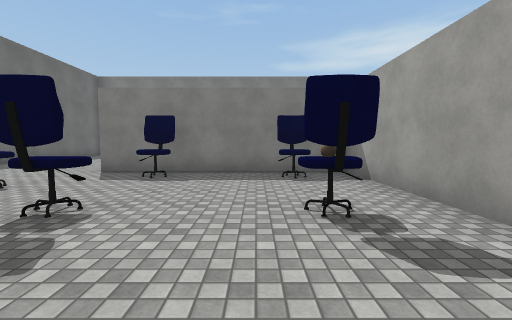
View 1 (above)

17 first-person views from a walk through a Unity game level. The camera is 1.4 m above the floor, tilts 4° down and sees 90° across. The floor is counted in squares, 2 m on a side. Each view is taken from the middle of a square. On the plan, view 1 faces up. The plan holds only what a view shows up to about 9 squares ahead; the rest is blank. The player character is not drawn. Surface patterns are stand-ins for the level's own textures.

View 2
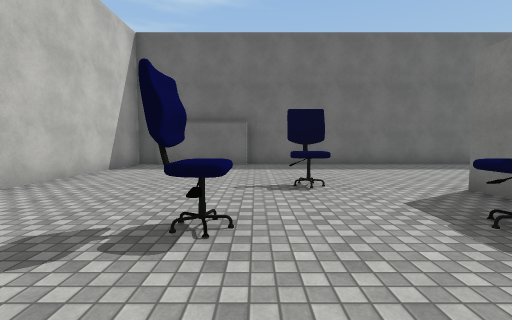

View 3
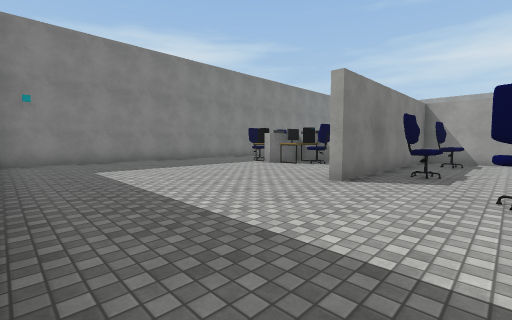

View 4
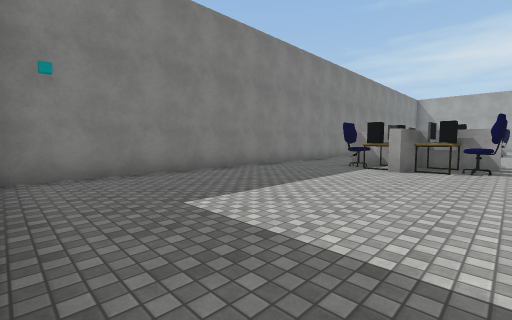

View 5
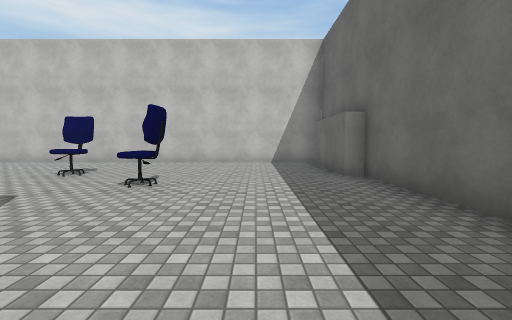

View 6
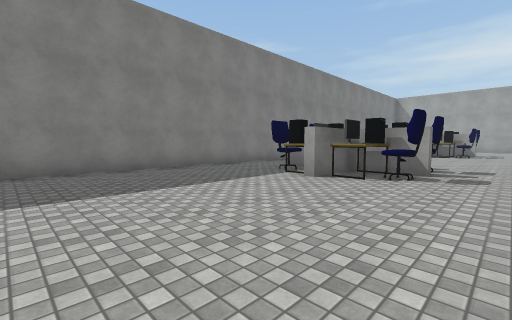

View 7
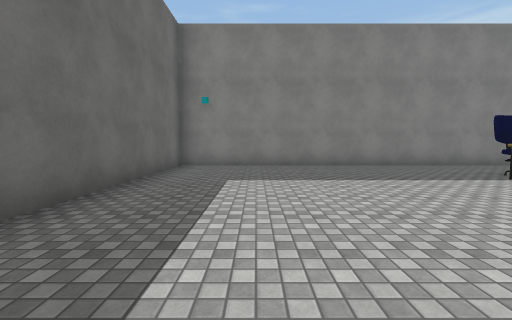

View 8
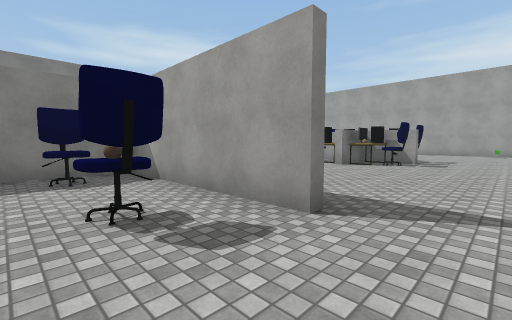

View 9
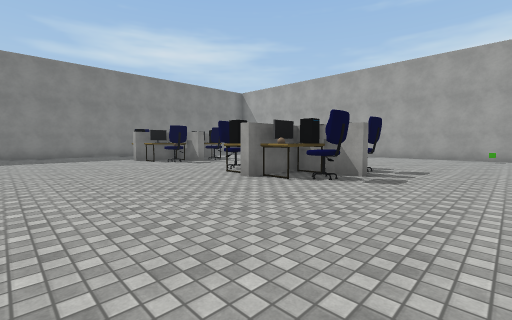

View 10
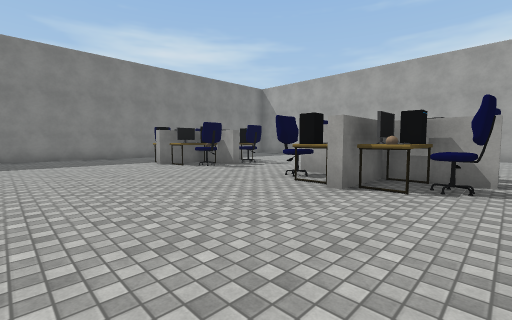

View 11
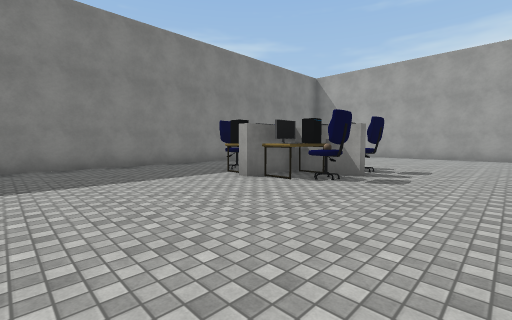

View 12
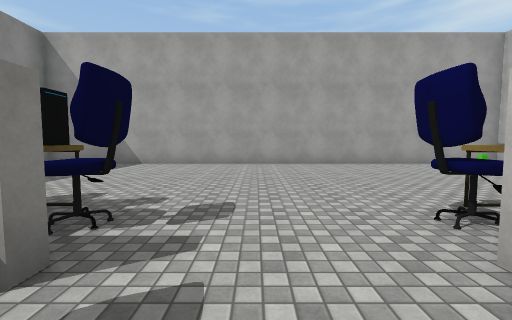

View 13
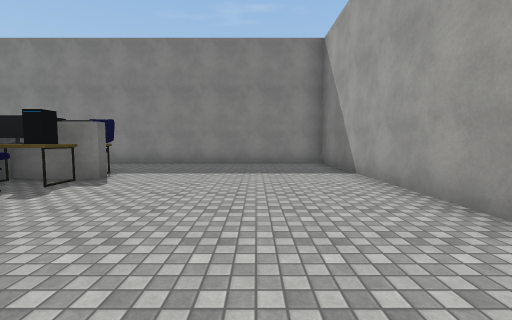

View 14
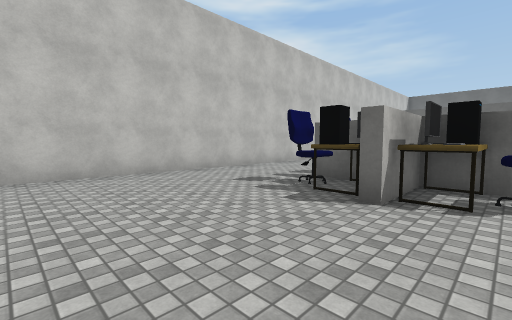

View 15
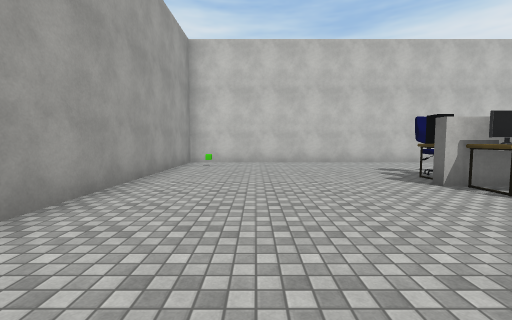

View 16
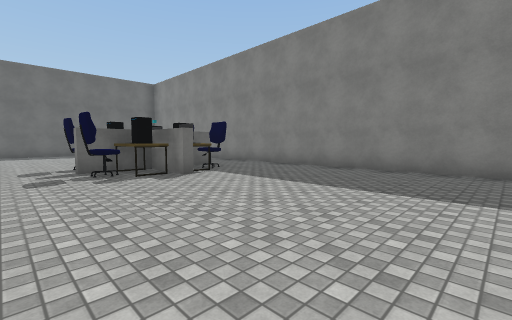

View 17
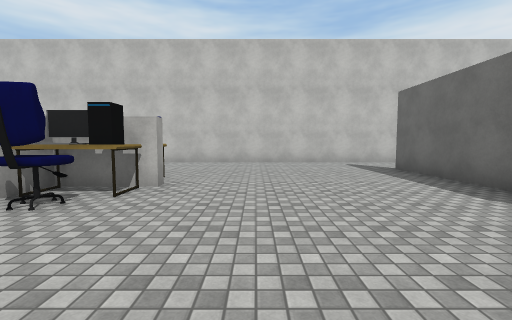

### Floor plan
Ten units are one square. View 1 is at (0, 0); x grows to the right and y downward. Boxes are objects, and circles mark ways between rooms. Rooms are numbered by the first view taken in them; rooms with no view inside come last. Other rooms are left out.
<svg viewBox="-87 -142 254 155">
<path fill="none" stroke="#000" d="M1 -81 1 -98M1 -105 1 -118M-82 1 -82 8 15 8M21 -12 21 -61 -38 -61M-5 -137 -82 -137 -82 -27 -78 -27 -78 1M92 -81 92 -98M94 -51 94 -40 111 -40M92 -40 92 -56M111 -98 94 -98M94 -31 94 -25M92 -24 92 -37 84 -37M24 -45 24 -14M3 -99 3 -81M3 -118 3 -110M15 8 162 8 162 -137 -5 -137"/>
<rect x="-45" y="-45" width="10" height="10" fill="#bbb"><title>chair</title></rect>
<rect x="-25" y="-25" width="10" height="10" fill="#bbb"><title>chair</title></rect>
<rect x="-25" y="-55" width="10" height="10" fill="#bbb"><title>chair</title></rect>
<rect x="-25" y="-95" width="10" height="10" fill="#bbb"><title>other object</title></rect>
<rect x="-15" y="-95" width="10" height="10" fill="#bbb"><title>chair</title></rect>
<rect x="-15" y="-105" width="10" height="10" fill="#bbb"><title>other object</title></rect>
<rect x="-15" y="-115" width="10" height="10" fill="#bbb"><title>chair</title></rect>
<rect x="5" y="-25" width="10" height="10" fill="#bbb"><title>chair</title></rect>
<rect x="5" y="-55" width="10" height="10" fill="#bbb"><title>chair</title></rect>
<rect x="5" y="-95" width="10" height="20" fill="#bbb"><title>chair</title></rect>
<rect x="5" y="-105" width="10" height="10" fill="#bbb"><title>other object</title></rect>
<rect x="5" y="-115" width="10" height="10" fill="#bbb"><title>chair</title></rect>
<rect x="65" y="-35" width="10" height="10" fill="#bbb"><title>other object</title></rect>
<rect x="65" y="-95" width="10" height="10" fill="#bbb"><title>other object</title></rect>
<rect x="75" y="-35" width="10" height="10" fill="#bbb"><title>chair</title></rect>
<rect x="75" y="-45" width="10" height="10" fill="#bbb"><title>other object</title></rect>
<rect x="75" y="-55" width="10" height="10" fill="#bbb"><title>chair</title></rect>
<rect x="75" y="-95" width="10" height="10" fill="#bbb"><title>chair</title></rect>
<rect x="75" y="-105" width="10" height="10" fill="#bbb"><title>other object</title></rect>
<rect x="75" y="-115" width="10" height="10" fill="#bbb"><title>chair</title></rect>
<rect x="95" y="-35" width="10" height="20" fill="#bbb"><title>chair</title></rect>
<rect x="95" y="-45" width="10" height="10" fill="#bbb"><title>other object</title></rect>
<rect x="95" y="-55" width="10" height="10" fill="#bbb"><title>chair</title></rect>
<rect x="95" y="-95" width="10" height="20" fill="#bbb"><title>chair</title></rect>
<rect x="95" y="-105" width="10" height="10" fill="#bbb"><title>other object</title></rect>
<rect x="95" y="-115" width="10" height="10" fill="#bbb"><title>chair</title></rect>
<rect x="145" y="-5" width="10" height="10" fill="#bbb"><title>other object</title></rect>
<circle cx="0" cy="-125" r="3" fill="#2a7"/>
<circle cx="0" cy="-70" r="3" fill="#2a7"/>
<circle cx="20" cy="-5" r="3" fill="#2a7"/>
<text x="-40" y="-60">1</text>
<text x="90" y="-70">2</text>
</svg>
Room 1 opens to room 2.

Where each view was taken, in squares from view 1:
view 1: 0 up, 0 right, facing up
view 2: 3 up, 0 right, facing left
view 3: 4 up, 8 left, facing up-right
view 4: 8 up, 8 left, facing up-right
view 5: 8 up, 6 left, facing down
view 6: 7 up, 6 left, facing up-right
view 7: 6 up, 6 left, facing up
view 8: 0 up, 0 right, facing up-right
view 9: 0 up, 4 right, facing up-right
view 10: 2 up, 4 right, facing up-right
view 11: 6 up, 4 right, facing up-right
view 12: 7 up, 8 right, facing right
view 13: 5 up, 14 right, facing up
view 14: 5 up, 14 right, facing down-left
view 15: 8 up, 14 right, facing down
view 16: 7 up, 7 right, facing up-left
view 17: 8 up, 6 right, facing down
